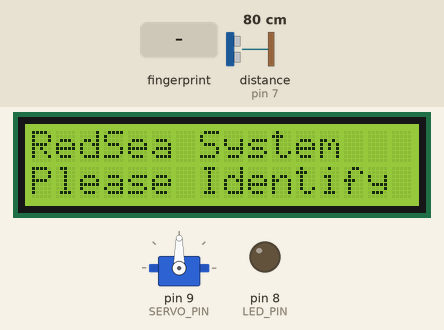
Recording of a sketch running on a simulated Arduino Uno, built with avr-gcc and run on an emulated ATmega328P. On the bench: servo, 16×2 character LCD, output pins drawn as LEDs (lit = HIGH). Inputs (shaded band) come from the test bench; at power-on: distance to the obstacle (sensor on pin 7) 80 cm. The echo pulse lasts 58.3 µs per cm; pins used as bus, display or sensor lines are not drawn.

Above: at 2.5 s.
2.6 s: finger stored as number 1 placed on the sensor
At 3.7 s:
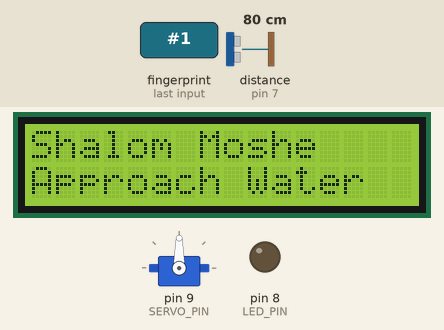
4.4 s: distance to the obstacle (sensor on pin 7) set to 2 cm
At 4.7 s:
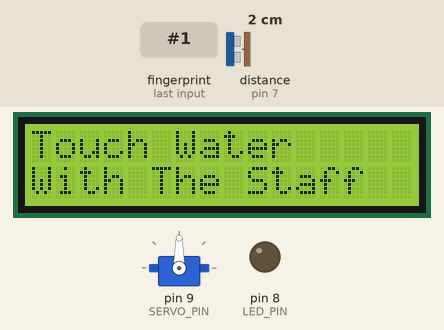
Timing chart, 0 to 7.4 s (numbered marks = the images above; inputs shaded):
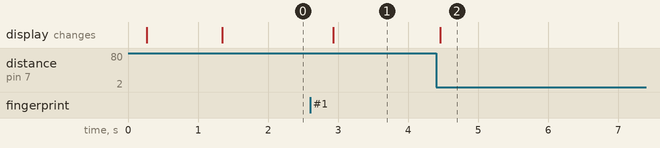

The sketch:

TARGIL3_07.ino
```cpp
#include <Wire.h>
#include <LiquidCrystal_I2C.h>
#include <SoftwareSerial.h>
#include <Adafruit_Fingerprint.h>
#include <SPI.h>
#include <MFRC522.h>
#include <Servo.h>

// --- הגדרות פינים ---
const int BUTTON_PIN = 2;
const int FINGERPRINT_TX = 3;
const int RFID_RST = 4;
const int TRIG_PIN = 5;
const int FINGERPRINT_RX = 6;
const int ECHO_PIN = 7;
const int LED_PIN = 8;
const int SERVO_PIN = 9;
const int RFID_SS = 10;

const int openSpeed = 120;
const int closeSpeed = 60;
const int stopServo = 90;
const int moveTime = 4000;

// --- אובייקטים ---
LiquidCrystal_I2C lcd(0x27, 16, 2);
SoftwareSerial mySerial(FINGERPRINT_TX, FINGERPRINT_RX);
Adafruit_Fingerprint finger = Adafruit_Fingerprint(&mySerial);
MFRC522 rfid(RFID_SS, RFID_RST);
Servo seaServo;

// --- מכונת מצבים ---
enum SystemState {
  STATE_WELCOME,
  STATE_APPROACH,
  STATE_TOUCH,
  STATE_SEA_OPENED
};

SystemState currentState = STATE_WELCOME;

void setup() {


  // כפתור מחובר בין D2 ל-GND
  // לא לחוץ = HIGH, לחוץ = LOW
  pinMode(BUTTON_PIN, INPUT_PULLUP);

  pinMode(TRIG_PIN, OUTPUT);
  pinMode(ECHO_PIN, INPUT);
  pinMode(LED_PIN, OUTPUT);

  digitalWrite(LED_PIN, LOW);

  seaServo.attach(SERVO_PIN);
  seaServo.write(90);
  delay(200);
  seaServo.detach();

  lcd.init();
  lcd.backlight();

  finger.begin(57600);

  SPI.begin();
  rfid.PCD_Init();

  showWelcomeMessage();
}

void loop() {
  switch (currentState) {

    case STATE_WELCOME:
      if (getFingerprintID() > 0) {
       showApproachMessage();

        currentState = STATE_APPROACH;
        delay(1500);
      }
      break;

    case STATE_APPROACH:
      {
        long distance = getDistance();

        if (distance > 0 && distance <= 5) {
          showTouchMessage();

          currentState = STATE_TOUCH;
          delay(1500);
        }
      }
      break;

    case STATE_TOUCH:
      if (rfid.PICC_IsNewCardPresent() && rfid.PICC_ReadCardSerial()) {

        if (rfid.uid.uidByte[0] == 0xAC &&
            rfid.uid.uidByte[1] == 0x45 &&
            rfid.uid.uidByte[2] == 0xD3 &&
            rfid.uid.uidByte[3] == 0x38) {

          showSeaOpenMessage();
          digitalWrite(LED_PIN, HIGH);
          delay(700);
          openSea();

          currentState = STATE_SEA_OPENED;

        } else {
          showWrongStaffMessage();
          delay(1500);

          showTouchMessage();
        }

        rfid.PICC_HaltA();
        rfid.PCD_StopCrypto1();
      }
      rfid.PICC_HaltA();
      rfid.PCD_StopCrypto1();
      break;

    case STATE_SEA_OPENED:
      // עם INPUT_PULLUP:
      // לא לחוץ = HIGH
      // לחוץ = LOW
      if (digitalRead(BUTTON_PIN) == LOW) {
        delay(50);

        if (digitalRead(BUTTON_PIN) == LOW) {

          showClosingMessage();
          digitalWrite(LED_PIN, LOW);
          closeSea();


          showWelcomeMessage();
          currentState = STATE_WELCOME;

          delay(1000);
        }
      }
      break;
  }
}

// --- פונקציות תנועה לסרבו ---

void openSea() {
  seaServo.attach(SERVO_PIN);
  delay(20);

  seaServo.write(openSpeed);
  delay(moveTime);

  seaServo.write(stopServo);
  delay(200);
  seaServo.detach();
}

void closeSea() {
  seaServo.attach(SERVO_PIN);
  delay(20);

  seaServo.write(closeSpeed);
  delay(moveTime);

  seaServo.write(stopServo);
  delay(200);
  seaServo.detach();
}

// --- פונקציות עזר ---


void showMessage(String line1, String line2) {
  lcd.clear();
  lcd.setCursor(0, 0);
  lcd.print(line1);
  lcd.setCursor(0, 1);
  lcd.print(line2);
}
void showWelcomeMessage() {
  showMessage("RedSea System", "Please Identify");
}

void showApproachMessage() {
  showMessage("Shalom Moshe", "Approach Water");
}

void showTouchMessage() {
  showMessage("Touch Water", "With The Staff");
}

void showSeaOpenMessage() {
  showMessage("THE SEA IS OPEN", "");
}

void showWrongStaffMessage() {
  showMessage("Wrong Staff!", "");
}

void showClosingMessage() {
  showMessage("Closing Sea...", "");
}
void showByeMessage() {
showMessage("Bye Egyptians!","");
}
long getDistance() {
  digitalWrite(TRIG_PIN, LOW);
  delayMicroseconds(2);

  digitalWrite(TRIG_PIN, HIGH);
  delayMicroseconds(10);

  digitalWrite(TRIG_PIN, LOW);

  long duration = pulseIn(ECHO_PIN, HIGH, 30000);

  if (duration == 0) return -1;

  return duration * 0.034 / 2;
}

int getFingerprintID() {
  uint8_t p = finger.getImage();
  if (p != FINGERPRINT_OK) return -1;

  p = finger.image2Tz();
  if (p != FINGERPRINT_OK) return -1;

  p = finger.fingerSearch();
  if (p != FINGERPRINT_OK) return -1;

  return finger.fingerID;
}
```

Measured:
- after the input at 2.6 s, the display: changes after 0.33 s (image 1)
- after the input at 4.4 s, the display: changes after 0.06 s (image 2)
